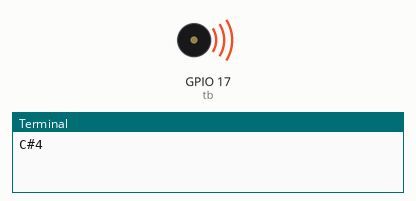
Bench run of a program on a simulated Raspberry Pi (BCM pin numbers). Parts: buzzer (waves = sounding), the last lines printed to the terminal. At 7.3 s the program stops and its outputs stay as they are.

Above: at 0.2 s.
At 7.4 s:
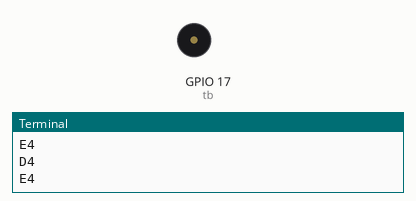
Timing chart, 0 to 8.8 s (numbered marks = the images above):
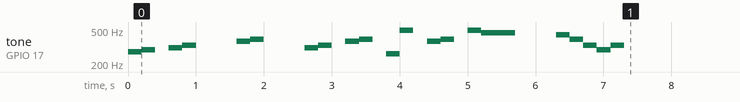

The program:

passive_buzzer.py
```python
from gpiozero import TonalBuzzer
from time import sleep

tb = TonalBuzzer(17)

def play(tune):
    for note, duration in tune:
        print(note)
        tb.play(note)
        sleep(float(duration))
    tb.stop()

tune = [('C#4', 0.2), ('D4', 0.2), (None, 0.2),
    ('Eb4', 0.2), ('E4', 0.2), (None, 0.6),
    ('F#4', 0.2), ('G4', 0.2), (None, 0.6),
    ('Eb4', 0.2), ('E4', 0.2), (None, 0.2),
    ('F#4', 0.2), ('G4', 0.2), (None, 0.2),
    ('C4', 0.2), ('B4', 0.2), (None, 0.2),
    ('F#4', 0.2), ('G4', 0.2), (None, 0.2),
    ('B4', 0.2), ('Bb4', 0.5), (None, 0.6),
    ('A4', 0.2), ('G4', 0.2), ('E4', 0.2),
    ('D4', 0.2), ('E4', 0.2)]

try:
    play(tune)
except KeyboardInterrupt:
    print('Existing...')
finally:
    pass
```

Measured:
- by itself, tone on GPIO 17 (tb): plays 277 Hz for 0.20 s, 294 Hz for 0.20 s, 311 Hz for 0.20 s, 330 Hz for 0.20 s, 370 Hz for 0.20 s, 392 Hz for 0.20 s … (21 notes in this stretch)
